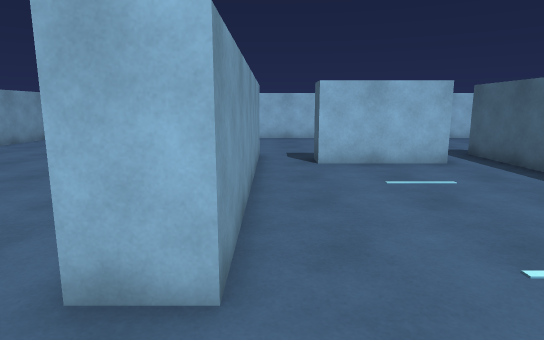
view 1 (above)

16 first-person views from a walk through a 3-D level made in the Unity game engine. The camera is 1.5 m above the floor, tilts 10° down and sees 75° across. The floor is counted in squares, 1 m on a side. Each view is taken from the middle of a square. On the plan, view 1 faces up. The plan holds only what a view shows up to about 16 squares ahead; the rest is blank. The player character is not drawn.

view 2
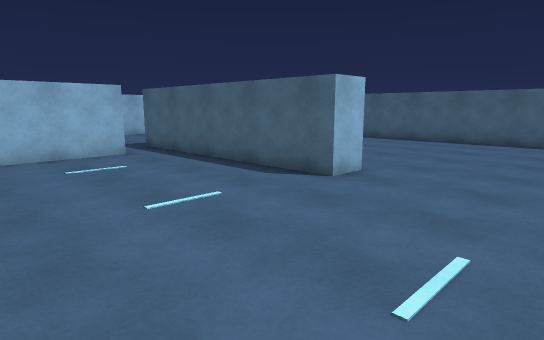

view 3
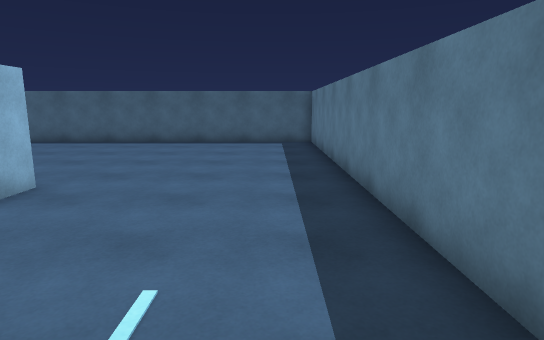

view 4
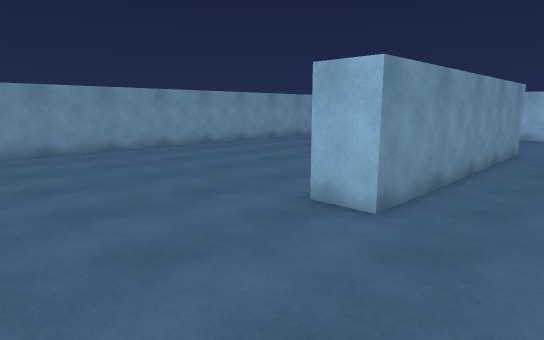

view 5
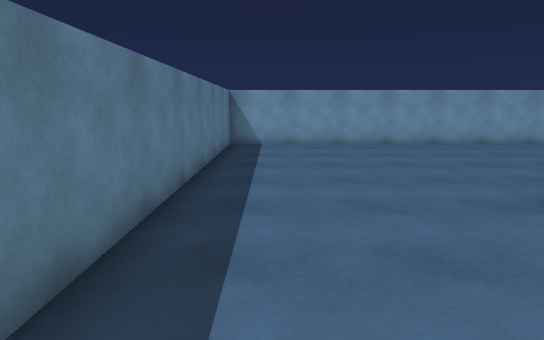

view 6
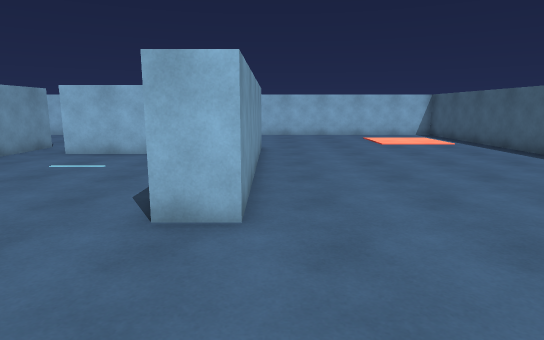

view 7
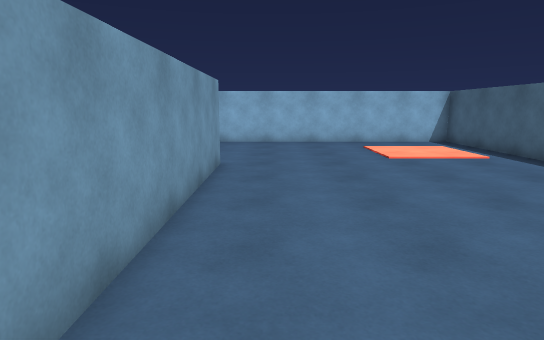

view 8
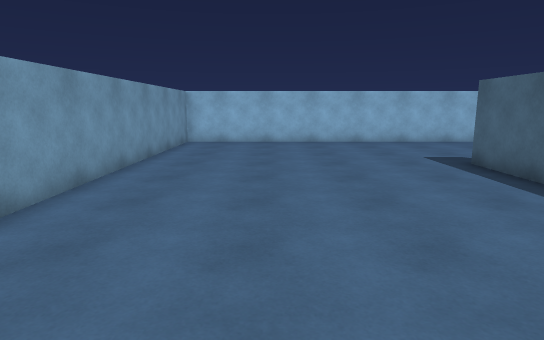

view 9
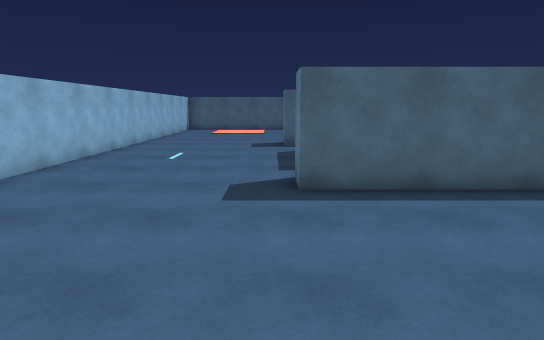

view 10
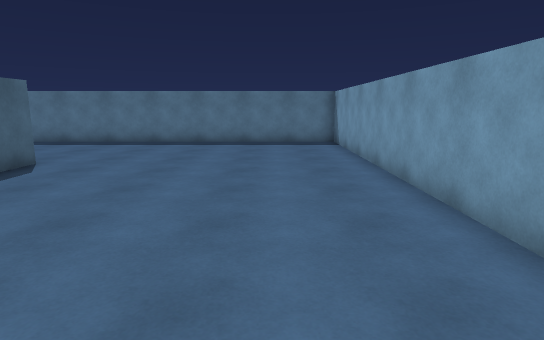

view 11
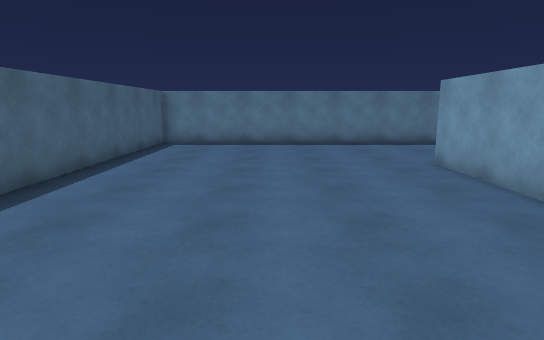

view 12
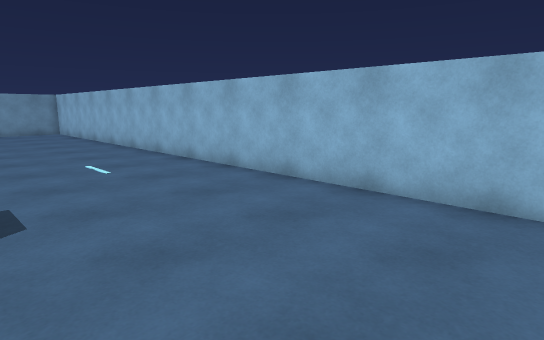

view 13
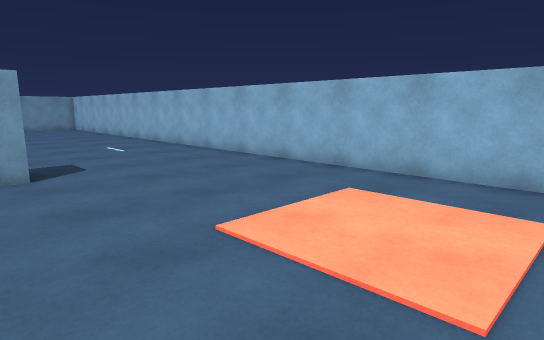

view 14
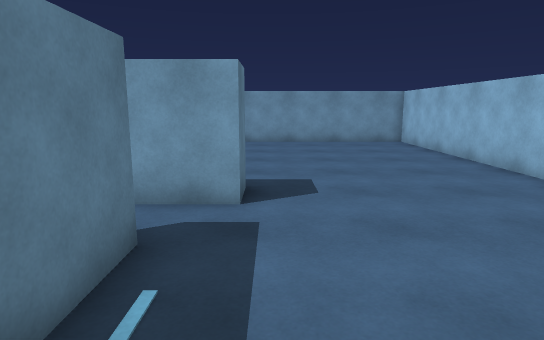

view 15
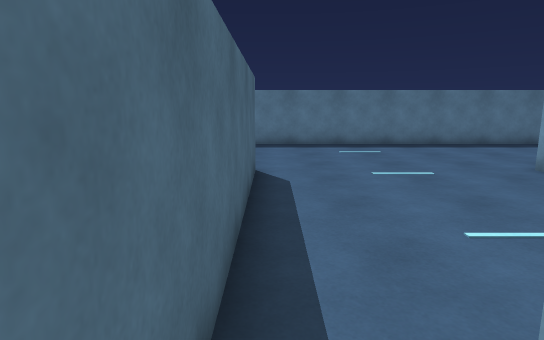

view 16
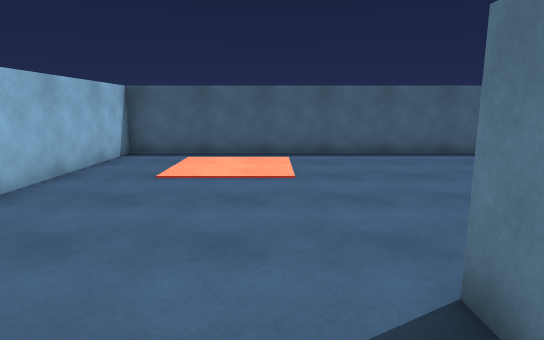

### Floor plan
Points are (right, up) in squares from view 1. A wall is a line through its corners. A room is listed if a view was taken in it or the views show most of it. See-through windows are left out.
Room 1 (views 1, 2, 3, 4, 5, 6, 7, 8, 9, 10, 11, 12, 13, 14, 15, 16)
walls: (4.9, 9.5) (1.3, 9.5) (1.3, 10.5) (3.2, 10.5); (-1.6, 7) (-1.6, 11.5) (-0.4, 11.5) (-0.4, 2.5) (-1.6, 2.5) (-1.6, 3.8); (6.4, 2.5) (6.4, 11.5) (7.6, 11.5) (7.6, 2.5) (6.4, 2.5); (-10.7, -3.7) (16.8, -3.7) (16.8, 17.8) (-10.7, 17.8) (-10.7, -3.7)

Where each view was taken, in squares from view 1:
view 1: 0 up, 0 right, facing up
view 2: 2 down, 0 right, facing up-right
view 3: 2 down, 1 right, facing right
view 4: 2 down, 2 right, facing up-left
view 5: 2 down, 4 right, facing left
view 6: 2 down, 8 right, facing up
view 7: 2 up, 9 right, facing up
view 8: 2 up, 7 left, facing up
view 9: 12 up, 8 left, facing right
view 10: 12 up, 8 left, facing down
view 11: 12 up, 12 right, facing down
view 12: 12 up, 12 right, facing up-left
view 13: 10 up, 16 right, facing up-left
view 14: 12 up, 5 right, facing left
view 15: 11 up, 6 right, facing down
view 16: 13 up, 5 right, facing right
